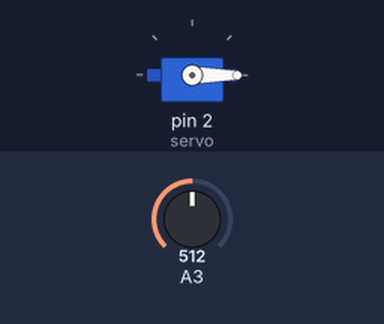
Simulated run of this sketch. Board: Arduino Uno, built with avr-gcc and run on an emulated ATmega328P. Shown: servo. The inputs (shaded band) are chosen by the test bench; at power-on: A3 = 512. What the sketch prints to the serial monitor is not drawn.

Above: at 0.35 s.
At 5.05 s:
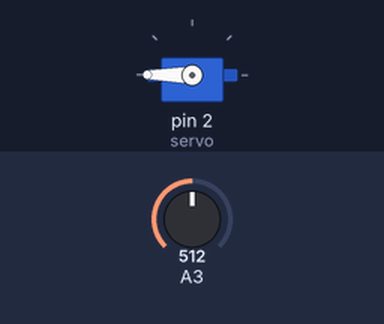
Timing chart, 0 to 6.8 s (numbered marks = the images above):
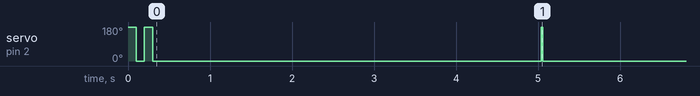

Measured:
- by itself, servo on pin 2 (servo): goes 0° 0.10 s, 180° 0.10 s, 25 × (0° 4.7 s, 180° 0.01 s), then 0°

The sketch:

smart_toothbrush_stand_TEST_version.ino.ino
```cpp
#include <Servo.h>
Servo servo;


/*
 *
 *
 *
 */
float sensitivity = 100;     //Enter the sensitivity here (~20-150)
/*
 *
 *
 *
 */

const unsigned long halfDay = 5000;
const unsigned long fullDay = 10000;

unsigned long previousTime1 = 0;
unsigned long previousTime2 = 0;

bool dayOrNight = 1;
bool halfDone = false;


void setup() {
  Serial.begin(9600);
  Serial.println("Startup");
  servo.attach(2);
  servo.write(180);
  delay(100);
  servo.write(0);
  delay(100);
  servo.write(180);
  delay(100);
  servo.write(0);
}

void loop() {

  unsigned long currentTime = millis();

  if(analogRead(A3) >= sensitivity)
  {
    Serial.println("BRUSHED !!!");
    servo.write(0);
  }

  if(currentTime - previousTime1 >= halfDay && halfDone == false)
  {

      Serial.println("Entered night time");
      halfDone = true;
      servo.write(180);

      dayOrNight = 0;
      previousTime1 = currentTime;
  }


  if(currentTime - previousTime2 >= fullDay)
  {
      Serial.println("Entered day time");
      servo.write(180);

      dayOrNight = 1;
      halfDone = false;

      previousTime2 = currentTime;
      previousTime1 = currentTime;
  }


}
```
